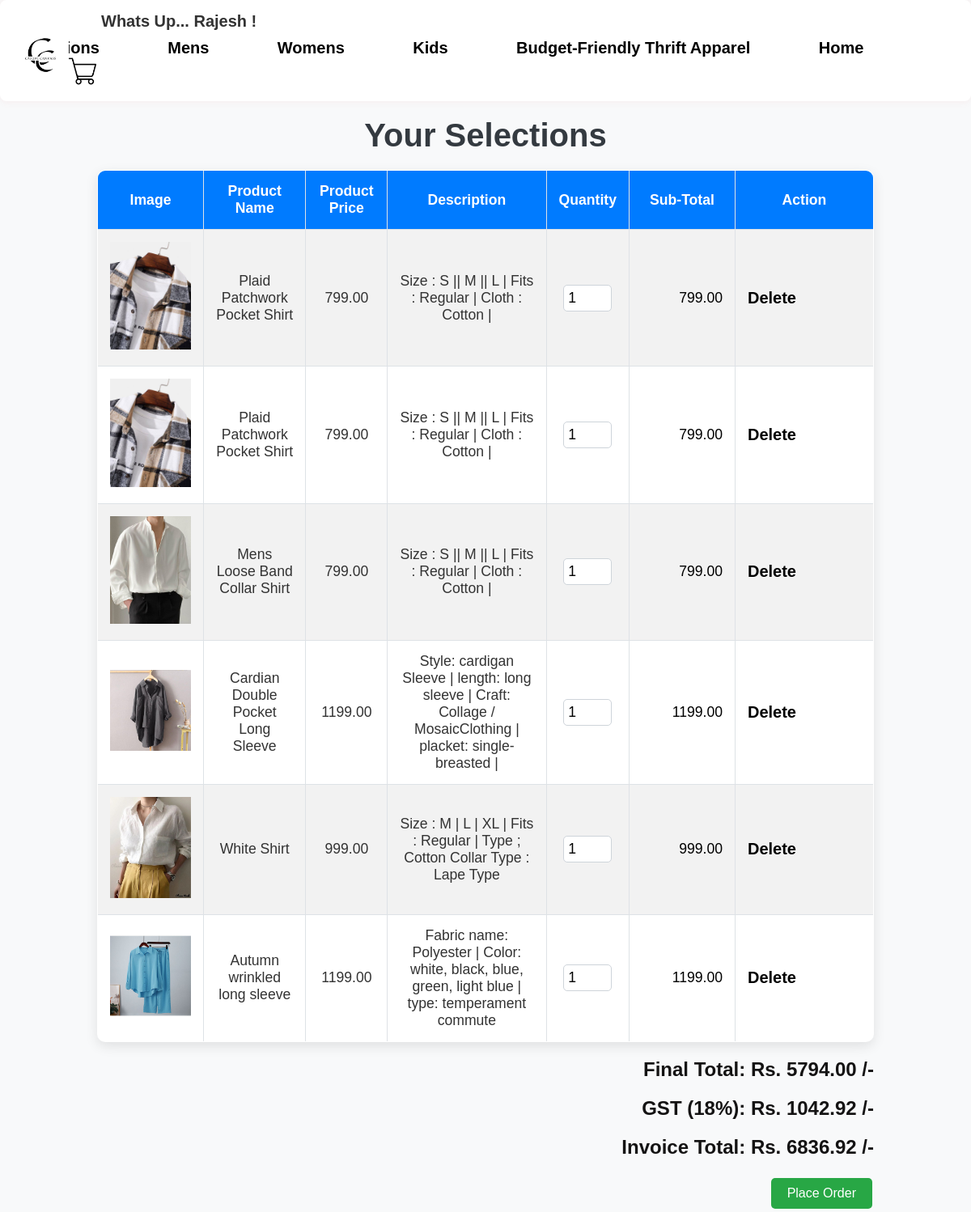
The app's page /clist (signed in) with its own data.
### canva_app/models.py (models this page shows)
class Cart(models.Model):
    user=models.ForeignKey(User,on_delete=models.CASCADE)
    product=models.ForeignKey(Product,on_delete=models.CASCADE)

class Product(models.Model):
    product_name=models.CharField(max_length=60)
    product_price=models.DecimalField(max_digits=10, decimal_places=2)
    description=models.TextField(max_length=600)
    image=models.ImageField(upload_to='image',default='')
    category=models.ForeignKey(Category,on_delete=models.CASCADE)
    class Meta:
        db_table='Product'

class WomenCart(models.Model):
    user=models.ForeignKey(User,on_delete=models.CASCADE)
    women=models.ForeignKey(Women,on_delete=models.CASCADE)

class Women(models.Model):
    productname=models.CharField(max_length=60)
    productprice=models.DecimalField(max_digits=10, decimal_places=2)
    description=models.TextField(max_length=600)
    image=models.ImageField(upload_to='image',default='')
    category=models.ForeignKey(Category,on_delete=models.CASCADE)
    class Meta:
        db_table='Ladies'

### canva_app/views.py (the view)
# urls.py: path('clist',v.cart_list,name='clist'),
def cart_list(request):
    uid=request.session.get('uid')
    user=User.objects.get(id=uid)
    cl=Cart.objects.filter(user=uid)
    wl=WomenCart.objects.filter(user=uid)
    kl=KidsCart.objects.filter(user=uid)
    ll=EndSaleCart.objects.filter(user=uid)
    context={'cl':cl,
             'wl':wl,
             'kl':kl,
             'll':ll}
    return render(request,'cartlist.html',context)

### canva_app/templates/cartlist.html (shortened to what this page needs)
{% include 'base2.html' %}
{%load static%}
{% block body %}
<h1>Your Selections</h1>
<table class="table" border="1">
    <tr>
        <th>Image</th>
        <th>Product Name</th>
        <th>Product Price</th>
        <th>Description</th>
        <th>Quantity</th>
        <th>Sub-Total</th>
        <th colspan="2">Action</th>
    </tr>
    {% for i in cl %}
    <tr>
        <td><img src="{{ i.product.image.url }}" alt="{{ i.product.product_name }}" style="width: 100px; height: auto;"></td>
        <td>{{ i.product.product_name }}</td>
        <td>{{ i.product.product_price }}</td>
        <td>{{ i.product.description }}</td>
        <td><input type="number" name="quantity" value="1" min="1" onchange="updateSubtotal(this)"></td>
        <td><input type="text" class="subtotal" value="{{ i.product.product_price }}" readonly></td>
        <td><a href="delete1?id={{ i.id }}">Delete</a></td>
    </tr>
    {% endfor %}
    {% for i in wl %}
    <tr>
        <td><img src="{{ i.women.image.url }}" alt="{{ i.women.productname }}" style="width: 100px; height: auto;"></td>
        <td>{{ i.women.productname }}</td>
        <td>{{ i.women.productprice }}</td>
        <td>{{ i.women.description }}</td>
        <td><input type="number" name="quantity" value="1" min="1" onchange="updateSubtotal(this)"></td>
        <td><input type="text" class="subtotal" value="{{ i.women.productprice }}" readonly></td>
        <td><a href="delete2?id={{ i.id }}">Delete</a></td>
    </tr>
    {% endfor %}
</table>
<h1 id="total">Final Total: Rs. <span id="total-value">0.00 /-</span></h1>
<h1 id="gst">GST (18%): Rs. <span id="gst-value">0.00 /-</span></h1>
<h1 id="invoice-total">Invoice Total: Rs. <span id="invoice-total-value">0.00 /-</span></h1>
<div class="button-container">
    <form action="{%url 'payment'%}" method="post">
        <button type="submit" id="rzp-button1">Place Order</button>
    </form>
</div>
{% endblock %}

### canva_app/templates/base2.html (shortened to what this page needs)
<!DOCTYPE html>
<html lang="en">
<head>
</head>
<body>
    <div>
        <div class="collect">
            <h4 class="welcome">Whats Up... {{user}} !</h4>
            <a href="collections">Collections</a>
            <a href="mlist">Mens</a>
            <a href="wlist">Womens</a>
            <a href="klist">Kids</a>
            <a href="elist">Budget-Friendly Thrift Apparel</a>
            <a href="/">Home</a>
            <a href="clist"><img src="static/images/shopping-cart.png" alt="Cart Image" style="height: 34px;"></a>
            <div class="logo">
                <img src='/static/images/logo.jpg' alt="logo" height="70px" width="70px">
            </div>
        </div>
    </div>
</body>
</html>

### canva_app/templates/base2.html (style rules this page uses)
* { margin: 0; padding: 0; box-sizing: border-box; }
body { font-family: Arial, Helvetica, sans-serif; background-color: #faf9de; background-color: rgb(249, 247, 218); background-color: hsl(56, 74%, 93%); color: #333; padding: 10px; scroll-behavior: smooth; }
.collect { background-color: #fff; padding: 15px; box-shadow: 0 0 10px rgba(223, 96, 96, 0.1); border-radius: 8px; scroll-behavior: smooth; }
h4 { font-size: 20px; margin-bottom: 10px; color: #333; }
a { text-decoration: none; color: #007BFF; margin-right:80px; font-size: 20px; }
.logo { float: left; border: none; background-color: transparent; position: relative; top: -40px; }
.welcome { padding-left: 110px; }

### canva_app/templates/cartlist.html (style rules this page uses)
body { font-family: 'Gill Sans', 'Gill Sans MT', Calibri, 'Trebuchet MS', sans-serif; background-color: #f8f9fa; margin: 0; padding: 0; }
h1 { color: #343a40; text-align: center; margin: 20px 0; font-size: 2.5em; }
table.table { width: 80%; margin: 20px auto; border-collapse: collapse; box-shadow: 0 5px 15px rgba(0, 0, 0, 0.1); background-color: #fff; border-radius: 10px; overflow: hidden; }
table.table th, table.table td { padding: 15px; border: 1px solid #dee2e6; text-align: center; font-size: 1.1em; }
table.table th { background-color: #007bff; color: #fff; }
table.table tr:nth-child(even) { background-color: #f2f2f2; }
input[type="number"] { width: 60px; padding: 5px; font-size: 1em; border-radius: 5px; border: 1px solid #ced4da; }
input[type="text"] { width: 100px; text-align: right; border: none; background-color: transparent; font-size: 1em; }
#total, #gst, #invoice-total { font-size: 1.5em; text-align: right; margin-right: 10%; margin-top: 20px; color: #141313; }
a { color: #000000; text-decoration: none; font-weight: bold; }
.button-container { text-align: right; margin-right: 10%; margin-top: 20px; }
.button-container button { font-family: 'Franklin Gothic Medium', 'Arial Narrow', Arial, sans-serif; background-color: #28a745; border: none; color: white; padding: 10px 20px; text-decoration: none; display: inline-block; font-size: 16px; margin: 4px 2px; cursor: pointer; border-radius: 5px; text-align: center; }

### records on screen
Cart: product.image (picture), product.product_name "Plaid Patchwork Pocket Shirt", product.product_price "799.00", product.description "Size : S || M || L | Fits : Regular | Cloth : Cotton |"
Cart: product.image (picture), product.product_name "Plaid Patchwork Pocket Shirt", product.product_price "799.00", product.description "Size : S || M || L | Fits : Regular | Cloth : Cotton |"
Cart: product.image (picture), product.product_name "Mens Loose Band Collar Shirt", product.product_price "799.00", product.description "Size : S || M || L | Fits : Regular | Cloth : Cotton |"
WomenCart: women.image (picture), women.productname "Cardian Double Pocket Long Sleeve", women.productprice "1199.00", women.description "Style: cardigan Sleeve | length: long sleeve | Craft: Collage / MosaicClothing | placket: single-breasted |"
WomenCart: women.image (picture), women.productname "White Shirt", women.productprice "999.00", women.description "Size : M | L | XL | Fits : Regular | Type ; Cotton Collar Type : Lape Type"
WomenCart: women.image (picture), women.productname "Autumn wrinkled long sleeve", women.productprice "1199.00", women.description "Fabric name: Polyester | Color: white, black, blue, green, light blue | type: temperament commute"

### other values on screen
{{ user }} "Rajesh"
